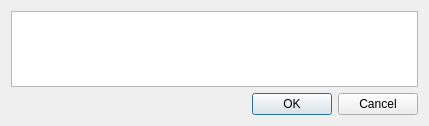
<?xml version="1.0" encoding="UTF-8"?>
<ui version="4.0">
 <class>Dialog</class>
 <widget class="QDialog" name="Dialog">
  <property name="geometry">
   <rect>
    <x>0</x>
    <y>0</y>
    <width>429</width>
    <height>126</height>
   </rect>
  </property>
  <property name="windowTitle">
   <string>Alert</string>
  </property>
  <layout class="QVBoxLayout" name="verticalLayout">
   <item>
    <widget class="QTextBrowser" name="textBrowser">
     <property name="font">
      <font>
       <pointsize>14</pointsize>
      </font>
     </property>
     <property name="html">
      <string>&lt;!DOCTYPE HTML PUBLIC &quot;-//W3C//DTD HTML 4.0//EN&quot; &quot;http://www.w3.org/TR/REC-html40/strict.dtd&quot;&gt;
&lt;html&gt;&lt;head&gt;&lt;meta name=&quot;qrichtext&quot; content=&quot;1&quot; /&gt;&lt;style type=&quot;text/css&quot;&gt;
p, li { white-space: pre-wrap; }
&lt;/style&gt;&lt;/head&gt;&lt;body style=&quot; font-family:'Sans Serif'; font-size:14pt; font-weight:400; font-style:normal;&quot;&gt;
&lt;p style=&quot;-qt-paragraph-type:empty; margin-top:0px; margin-bottom:0px; margin-left:0px; margin-right:0px; -qt-block-indent:0; text-indent:0px; font-size:9pt;&quot;&gt;&lt;br /&gt;&lt;/p&gt;&lt;/body&gt;&lt;/html&gt;</string>
     </property>
    </widget>
   </item>
   <item>
    <widget class="QDialogButtonBox" name="buttonBox">
     <property name="orientation">
      <enum>Qt::Horizontal</enum>
     </property>
     <property name="standardButtons">
      <set>QDialogButtonBox::Cancel|QDialogButtonBox::Ok</set>
     </property>
    </widget>
   </item>
  </layout>
 </widget>
 <resources/>
 <connections>
  <connection>
   <sender>buttonBox</sender>
   <signal>accepted()</signal>
   <receiver>Dialog</receiver>
   <slot>accept()</slot>
   <hints>
    <hint type="sourcelabel">
     <x>248</x>
     <y>254</y>
    </hint>
    <hint type="destinationlabel">
     <x>157</x>
     <y>274</y>
    </hint>
   </hints>
  </connection>
  <connection>
   <sender>buttonBox</sender>
   <signal>rejected()</signal>
   <receiver>Dialog</receiver>
   <slot>reject()</slot>
   <hints>
    <hint type="sourcelabel">
     <x>316</x>
     <y>260</y>
    </hint>
    <hint type="destinationlabel">
     <x>286</x>
     <y>274</y>
    </hint>
   </hints>
  </connection>
 </connections>
</ui>
